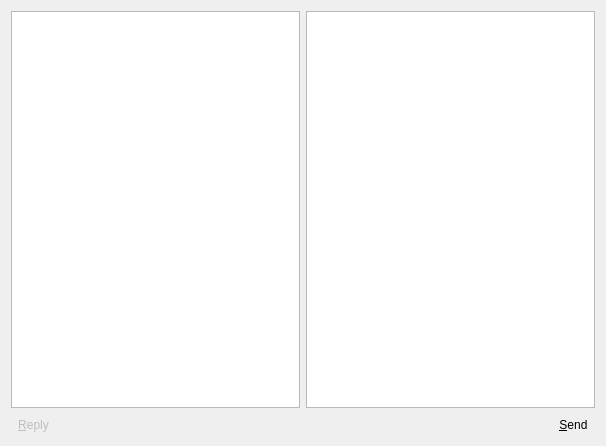
<?xml version="1.0" encoding="UTF-8"?>
<ui version="4.0">
 <class>MulticastDialog</class>
 <widget class="QDialog" name="MulticastDialog">
  <property name="geometry">
   <rect>
    <x>0</x>
    <y>0</y>
    <width>606</width>
    <height>446</height>
   </rect>
  </property>
  <property name="windowTitle">
   <string>Dialog</string>
  </property>
  <layout class="QVBoxLayout" name="verticalLayout">
   <item>
    <layout class="QHBoxLayout" name="horizontalLayout_2">
     <item>
      <widget class="QPlainTextEdit" name="messageEdit"/>
     </item>
     <item>
      <widget class="QListView" name="peersList">
       <property name="selectionMode">
        <enum>QAbstractItemView::MultiSelection</enum>
       </property>
      </widget>
     </item>
    </layout>
   </item>
   <item>
    <layout class="QHBoxLayout" name="horizontalLayout">
     <item>
      <widget class="QToolButton" name="reply">
       <property name="enabled">
        <bool>false</bool>
       </property>
       <property name="text">
        <string>&amp;Reply</string>
       </property>
       <property name="icon">
        <iconset resource="../systray.qrc">
         <normaloff>:/images/refresh.png</normaloff>:/images/refresh.png</iconset>
       </property>
       <property name="iconSize">
        <size>
         <width>32</width>
         <height>32</height>
        </size>
       </property>
       <property name="toolButtonStyle">
        <enum>Qt::ToolButtonTextBesideIcon</enum>
       </property>
       <property name="autoRaise">
        <bool>true</bool>
       </property>
      </widget>
     </item>
     <item>
      <spacer name="horizontalSpacer">
       <property name="orientation">
        <enum>Qt::Horizontal</enum>
       </property>
       <property name="sizeHint" stdset="0">
        <size>
         <width>293</width>
         <height>20</height>
        </size>
       </property>
      </spacer>
     </item>
     <item>
      <widget class="QToolButton" name="sendMessage">
       <property name="text">
        <string>&amp;Send</string>
       </property>
       <property name="icon">
        <iconset resource="../systray.qrc">
         <normaloff>:/images/send.png</normaloff>:/images/send.png</iconset>
       </property>
       <property name="iconSize">
        <size>
         <width>32</width>
         <height>32</height>
        </size>
       </property>
       <property name="toolButtonStyle">
        <enum>Qt::ToolButtonTextBesideIcon</enum>
       </property>
       <property name="autoRaise">
        <bool>true</bool>
       </property>
      </widget>
     </item>
    </layout>
   </item>
  </layout>
 </widget>
 <resources>
  <include location="../systray.qrc"/>
 </resources>
 <connections/>
</ui>
